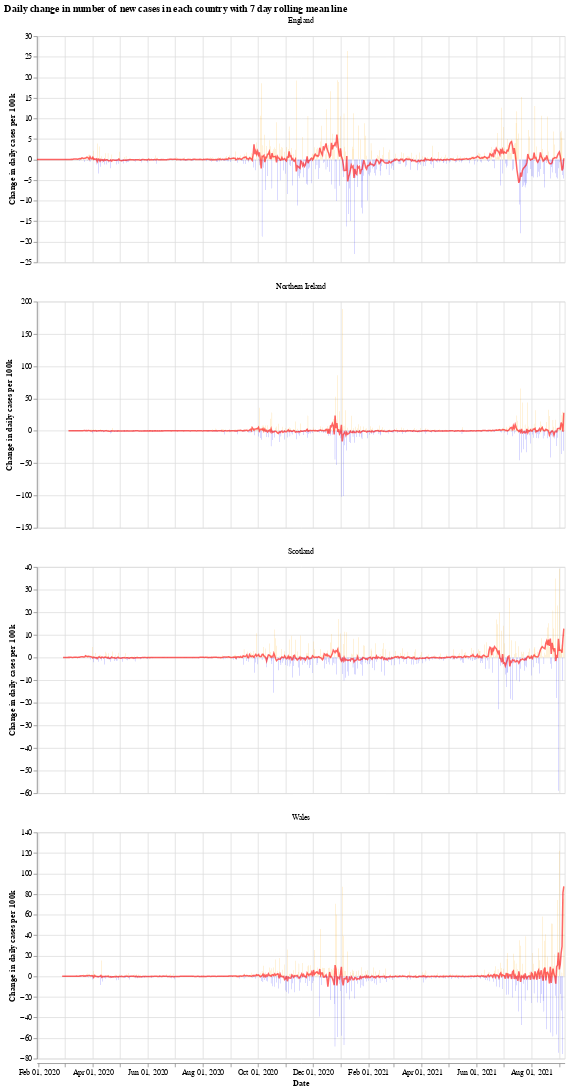

Write notebook code for a chart like this one.
### Markdown cell above
We will use the Python library `Altair` for visualising the data, see the [altair docs](https://altair-viz.github.io/) for more information.

First we have a graph which shows the daily change in the number of new cases for each country. This number jumps up and down all over the place, which is likely due to delay in reporting of new cases over the weekend. Another interesting thing is that it looks like the daily cases in Wales experienced a much shorter period of calm over the summer (calm in the sense of daily cases not jumping up and down).

The orange bars are days when the number of new cases (per 100k population) was more than the previous day, while the blue are days when the number of new cases dropped. The red line is the 7 day moving average. 

When the moving average line is below 0, it means that there is a consistent drop in new cases. We can see this clearly happening around the times that lockdowns were introduced (though, to varying degrees). I will update the graphs soon with a marker of when each lockdown started.

### Code cell
# collapse
import altair as alt

bars = alt.Chart(uk_cases).mark_bar().encode(
    x=alt.X("yearmonthdate(date):T", axis=alt.Axis(title='Date')),
    y=alt.Y("casesChangeRate:Q", axis=alt.Axis(title='Change in daily cases per 100k')),
    tooltip='casesChange',
    color=alt.condition(
        alt.datum.casesChangeRate > 0,
        alt.value("orange"),  # The positive color
        alt.value("blue")  # The negative color
    )
).properties(title='Daily change in number of new cases with 7 day rolling mean',width=700).interactive()

line = alt.Chart(uk_cases).mark_line(
    color='red',
    size=2,
    opacity=0.6
).transform_window(
    rolling_mean='mean(casesChangeRate)',
    frame=[0, 7],
    groupby=['areaName']
).encode(
    x='yearmonthdate(date):T',
    y='rolling_mean:Q'
)

alt.layer(bars, line, data=uk_cases).facet(alt.Column(
    'areaName', title=''), columns=1).resolve_scale(y='independent').properties(title='Daily change in number of new cases in each country with 7 day rolling mean line')

### Figure 1 — Vega-Lite specification as saved in the notebook (floating-point values rounded to 4 significant figures; data arrays with more than 128 entries replaced by an {"elided": "..."} marker saying what was removed)
{"config": {"view": {"continuousWidth": 400, "continuousHeight": 300}}, "data": {"name": "data-b9fe03cf6bd88639a78784153ea7b4f2"}, "facet": {"type": "nominal", "field": "areaName", "title": ""}, "spec": {"layer": [{"mark": "bar", "encoding": {"color": {"condition": {"value": "orange", "test": "(datum.casesChangeRate > 0)"}, "value": "blue"}, "tooltip": {"type": "quantitative", "field": "casesChange"}, "x": {"type": "temporal", "axis": {"title": "Date"}, "field": "date", "timeUnit": "yearmonthdate"}, "y": {"type": "quantitative", "axis": {"title": "Change in daily cases per 100k"}, "field": "casesChangeRate"}}, "selection": {"selector001": {"type": "interval", "bind": "scales", "encodings": ["x", "y"]}}, "title": "Daily change in number of new cases with 7 day rolling mean", "width": 700}, {"mark": {"type": "line", "color": "red", "opacity": 0.6, "size": 2}, "encoding": {"x": {"type": "temporal", "field": "date", "timeUnit": "yearmonthdate"}, "y": {"type": "quantitative", "field": "rolling_mean"}}, "transform": [{"window": [{"op": "mean", "field": "casesChangeRate", "as": "rolling_mean"}], "frame": [0, 7], "groupby": ["areaName"]}]}]}, "columns": 1, "resolve": {"scale": {"y": "independent"}}, "title": "Daily change in number of new cases in each country with 7 day rolling mean line", "$schema": "https://vega.github.io/schema/vega-lite/v4.8.1.json", "datasets": {"data-b9fe03cf6bd88639a78784153ea7b4f2": {"elided": "2252 records"}}}
